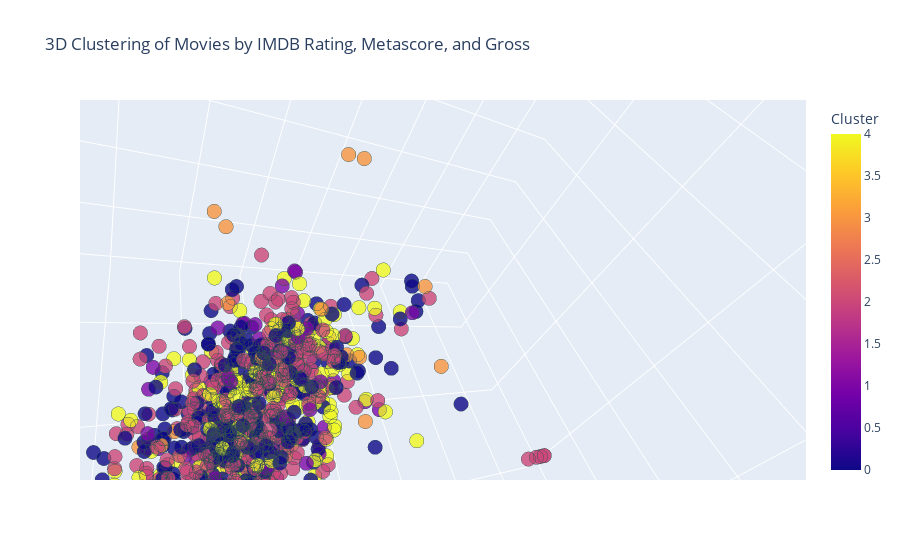

Notebook cell for this chart:
### Markdown cell above
KMEANS ALGORITHM

### Code cell
from sklearn.cluster import KMeans
import plotly.express as px

data['Gross'] = pd.to_numeric(data['Gross'], errors='coerce') 

features = data[['IMDB Rating', 'Metascore', 'Gross']].dropna()

kmeans = KMeans(n_init=10, n_clusters=5, random_state=40)
data['Cluster'] = kmeans.fit_predict(features)

fig = px.scatter_3d(data, 
                    x='IMDB Rating', 
                    y='Metascore', 
                    z='Gross', 
                    color='Cluster', 
                    hover_data={'Movie Name': True},  
                    title='3D Clustering of Movies by IMDB Rating, Metascore, and Gross')


fig.update_traces(marker=dict(size=5, opacity=0.8, line=dict(width=1, color='DarkSlateGrey')),
                  selector=dict(mode='markers'))

fig.show()

### Figure 1 — Plotly figure (JSON) as saved in the notebook; plotly's stock layout.template omitted (floating-point values rounded to 4 significant figures; data arrays with more than 128 entries replaced by an {"elided": "..."} marker saying what was removed)
{"data": [{"customdata": {"elided": "2000x1 str values"}, "hovertemplate": "IMDB Rating=%{x}<br>Metascore=%{y}<br>Gross=%{z}<br>Movie Name=%{customdata[0]}<br>Cluster=%{marker.color}<extra></extra>", "legendgroup": "", "marker": {"color": {"elided": "2000 int values"}, "coloraxis": "coloraxis", "line": {"color": "DarkSlateGrey", "width": 1}, "opacity": 0.8, "size": 5, "symbol": "circle"}, "mode": "markers", "name": "", "scene": "scene", "showlegend": false, "type": "scatter3d", "x": {"elided": "2000 float values"}, "y": {"elided": "2000 int values"}, "z": {"elided": "2000 float values"}}], "layout": {"autosize": true, "coloraxis": {"colorbar": {"title": {"text": "Cluster"}}, "colorscale": [[0, "#0d0887"], [0.1111, "#46039f"], [0.2222, "#7201a8"], [0.3333, "#9c179e"], [0.4444, "#bd3786"], [0.5556, "#d8576b"], [0.6667, "#ed7953"], [0.7778, "#fb9f3a"], [0.8889, "#fdca26"], [1, "#f0f921"]]}, "legend": {"tracegroupgap": 0}, "scene": {"aspectmode": "auto", "aspectratio": {"x": 1, "y": 1, "z": 1}, "camera": {"center": {"x": 0, "y": 0, "z": 0}, "eye": {"x": 0.2986, "y": 0.2986, "z": 0.2986}, "projection": {"type": "perspective"}, "up": {"x": 0.3796, "y": -0.2657, "z": 0.8862}}, "domain": {"x": [0, 1], "y": [0, 1]}, "xaxis": {"title": {"text": "IMDB Rating"}, "type": "linear"}, "yaxis": {"title": {"text": "Metascore"}, "type": "linear"}, "zaxis": {"title": {"text": "Gross"}, "type": "linear"}}, "title": {"text": "3D Clustering of Movies by IMDB Rating, Metascore, and Gross"}}}
